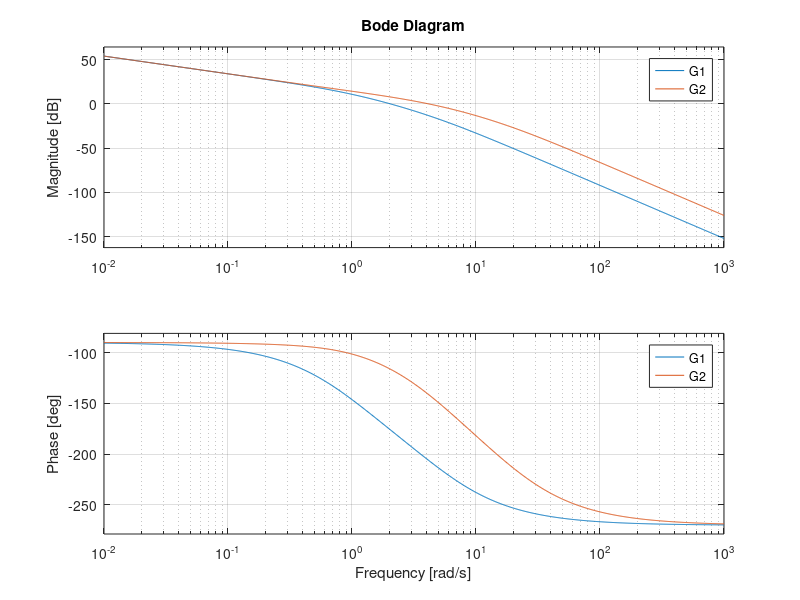

Write the MATLAB code that produced this figure. (Note: this script raises an error after producing the figure.)
clear all 
clc 
 
 
s=tf('s')
 
 
k= 2.5
G1 =  k*10/((s+1)*(s+5)*s)
G2 = (s+0.9)/(0.05*(s+18))*G1
bode(G1,G2)
 
%Determinar fimax 
 
fimax =  48.06 
a = 20 *ln(4.4)
steep
